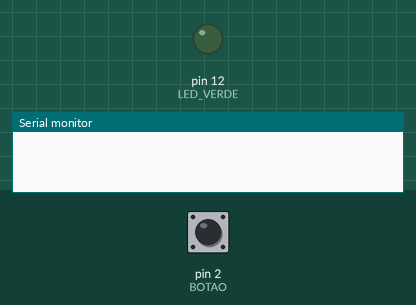
Recording of a sketch running on a simulated Arduino Uno, built with avr-gcc and run on an emulated ATmega328P. On the bench: output pins drawn as LEDs (lit = HIGH), the last lines printed to the serial monitor. The inputs (shaded band) are chosen by the test bench; at power-on: pin 2 (BOTAO) HIGH.

Above: at 1.2 s.
1.3 s: pin 2 (BOTAO) pulled LOW for 0.15 s
At 2.5 s:
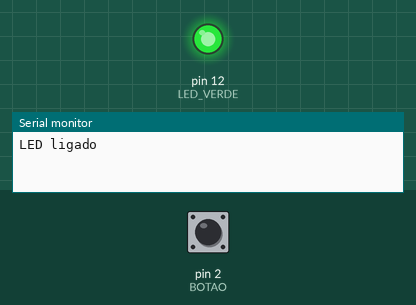
2.9 s: pin 2 (BOTAO) pulled LOW for 1 s
At 3.7 s:
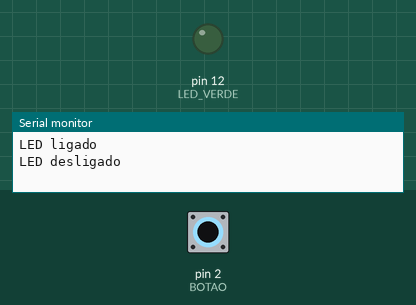
5.4 s: pin 2 (BOTAO) pulled LOW for 3.2 s
At 6.8 s:
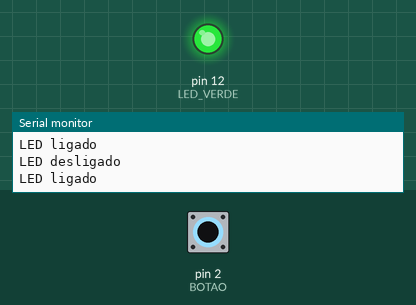
Timing chart, 0 to 8.4 s (numbered marks = the images above; inputs shaded):
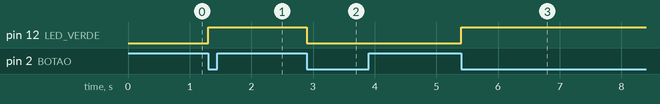

Measured:
- after the input at 1.3 s, pin 12 (LED_VERDE): LOW → HIGH at once
- after the input at 2.9 s, pin 12 (LED_VERDE): HIGH → LOW at once
- after the input at 5.4 s, pin 12 (LED_VERDE): LOW → HIGH at once

The sketch:

etapa3_botao.ino
```cpp
/*
  MINICURSO DE ROBÓTICA — Parte 1, Etapa 3: o botão
  Montagem: botão atravessando o vão central; um pino ao D2 e o pino
            na diagonal oposta ao GND. Não precisa de resistor:
            usamos o pull-up interno do Arduino.
  Resultado esperado: cada aperto liga/desliga o LED verde,
            e o Serial Monitor (9600) mostra o estado.
*/
const int BOTAO = 2;
const int LED_VERDE = 12;

bool ledLigado = false;
int leituraAnterior = HIGH;          // solto = HIGH (pull-up)

void setup() {
  pinMode(BOTAO, INPUT_PULLUP);
  pinMode(LED_VERDE, OUTPUT);
  Serial.begin(9600);
}

void loop() {
  int leitura = digitalRead(BOTAO);

  // Borda de descida: estava solto (HIGH) e agora está apertado (LOW)
  if (leituraAnterior == HIGH && leitura == LOW) {
    ledLigado = !ledLigado;
    digitalWrite(LED_VERDE, ledLigado);
    Serial.println(ledLigado ? "LED ligado" : "LED desligado");
    delay(30);                       // debounce: ignora a trepidação do contato
  }
  leituraAnterior = leitura;
}

/* Desafios:
   1) Tire o delay(30) e aperte várias vezes. O que acontece? (trepidação)
   2) Conte quantas vezes o botão foi apertado e mostre no Serial Monitor.
*/
```
